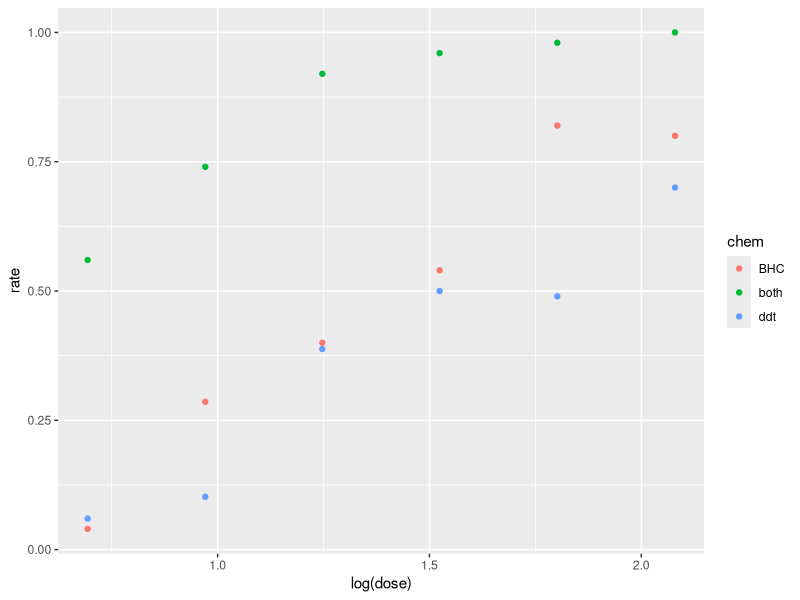
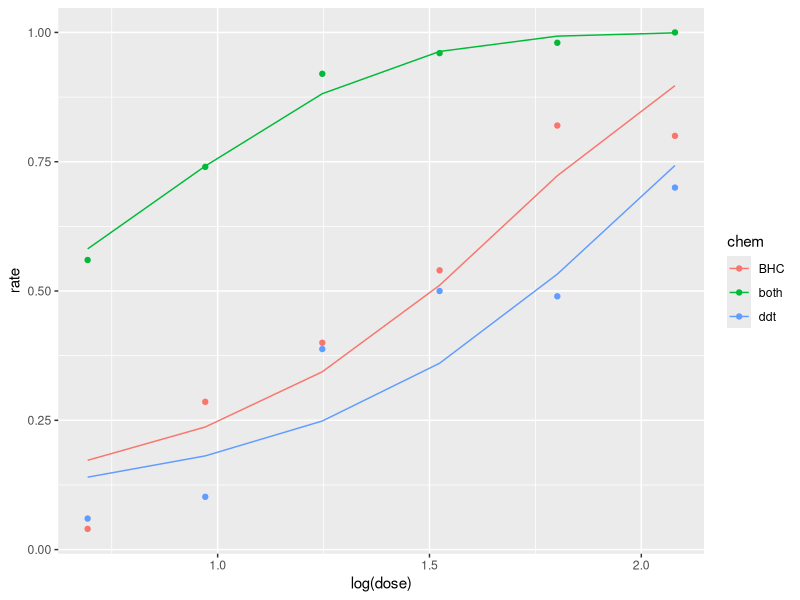

Source code (R) for these figures, in order:
## ---- chunk 1
knitr::opts_chunk$set(echo = TRUE)
library(tidyverse)
## ---- chunk 2

df <- data.frame(dose = c(2.00, 2.64, 3.48, 4.59, 6.06, 8.00), 
                 ddt = c(3/50, 5/49, 19/49, 19/38, 24/49, 35/50), 
                 BHC = c(2/50, 14/49, 20/50, 27/50, 41/50, 40/50), 
                 both = c(28/50, 37/50, 46/50, 48/50, 49/50, 50/50)
                 )

df <- df %>% 
  pivot_longer(!dose, names_to = "chem", values_to = "rate")

df <- df %>% 
  mutate(
    dead = c(3, 2, 28, 5, 14, 37, 19, 20, 46, 19, 27, 48, 24, 41, 49, 35, 40, 50), 
    tot = c(50, 50, 50, 49, 49, 50, 49, 50, 50, 38, 50, 50, 49, 50, 50, 50, 50, 50), 
    alive = tot-dead
  ) 


## ---- chunk 3
ggplot(data=df, aes(x=log(dose), y=rate, color=chem)) + 
  geom_point()
## ---- chunk 4

#data wrangling

#remember that the order of the y matrix matters. c(dead, alive)

logit.y_ddt <- df %>% 
  filter(chem == "ddt") %>% 
  glm(cbind(dead, alive) ~ dose, family=binomial, data=.)

df_ddt <- df %>% 
  filter(chem == "ddt") %>% 
  select(dose) %>% 
  mutate(pred_rate = as.numeric(logit.y_ddt$fit), 
         chem = "ddt")

logit.y_BHC <- df %>% 
  filter(chem == "BHC") %>% 
  glm(cbind(dead, alive) ~ dose, family=binomial, data=.)

df_BHC <- df %>% 
  filter(chem == "BHC") %>% 
  select(dose) %>% 
  mutate(pred_rate = as.numeric(logit.y_BHC$fit), 
         chem = "BHC")

logit.y_both <- df %>% 
  filter(chem == "both") %>% 
  glm(cbind(dead, alive) ~ dose, family=binomial, data=.)

df_both <- df %>% 
  filter(chem == "both") %>% 
  select(dose) %>% 
  mutate(pred_rate = as.numeric(logit.y_both$fit), 
         chem = "both")

#merge the dataframes into df

df_temp <- rbind(df_BHC, df_both, df_ddt)

df <- merge(df, df_temp, by = c("chem", "dose"))

#plot the logistic fitted curves

ggplot(data=df, aes(x=log(dose), y=rate, color=chem)) +
   geom_point() + 
  geom_line(aes(x=log(dose), y=pred_rate, color=chem))

#lines(data$temperature, logit.y$fit)

## ---- chunk 5

df <- df %>% 
  mutate(ldose = log(dose))

logit.y <- df %>% 
  glm(cbind(dead, alive) ~ chem*ldose, family=binomial, data=.)

logit.y_constrain <- df %>% 
  glm(cbind(dead, alive) ~ chem + ldose, family=binomial, data=.)

# Do LRT test for beta_4 and beta_5

anova(logit.y_constrain,logit.y, test = "LRT")

## ---- chunk 6

logit.y_a <- df %>% 
  glm(cbind(dead, alive) ~ chem +ldose, family=binomial, data=.)

logit.y_b <- df %>% 
  glm(cbind(dead, alive) ~ chem +ldose -1, family=binomial, data=.)

logit.y_a
logit.y_b

vcov(logit.y_a)
vcov(logit.y_b)


## ---- chunk 7

mod <- df %>% 
  glm(cbind(dead, alive) ~ chem + ldose-1, family=binomial, data=.)

a_1 <- mod$coefficients[1]   #alpha for BHC
a_2 <- mod$coefficients[2]   #alpha for both
a_3 <- mod$coefficients[3]   #alpha for DDT
b <- mod$coefficients[4]     #beta
V <- vcov(mod)
z <- qnorm(0.95) #for 90# confidence interval

#x_both / x_BHC

theta1 <- exp((a_1-a_2)/b)
g.prime1 <- c(-exp(-(a_1-a_2)/b), exp(-(a_1-a_2)/b), 0,  (a_1-a_2)*exp(-(a_1-a_2)/b)/b^2)
theta.sd1 <- sqrt(g.prime1%*%V%*%g.prime1)

theta1
CI1 <- c(theta1-z*theta.sd1, theta1 +z*theta.sd1)
CI1

#x_both / x_DDT
theta2 <- exp((a_3-a_2)/b)
g.prime2 <- c(0, exp(-(a_3-a_2)/b), -exp(-(a_3-a_2)/b),  (a_3-a_2)*exp(-(a_3-a_2)/b)/b^2)
theta.sd2 <- sqrt(g.prime2%*%V%*%g.prime2)

theta2
CI2 <- c(theta2-z*theta.sd2, theta2 + z*theta.sd2)
CI2
## ---- chunk 8

mod <- df %>% 
  glm(cbind(dead, alive) ~ chem + ldose-1, family=binomial, data=.)

# CI for LD50

a_1 <- mod$coefficients[1]   #alpha for BHC
a_2 <- mod$coefficients[2]   #alpha for both
a_3 <- mod$coefficients[3]   #alpha for DDT
b <- mod$coefficients[4]     #beta
V <- vcov(mod)

#log (x_BHC/x_both) CI

z <- qnorm(0.95) 
tau_1 <- as.numeric(polyroot(c(a_1^2 - 2*a_1*a_2 + a_2^2 -V[1,1]*z^2 - V[2,2]*z^2 + 2*V[1,2]*z^2, 2*b*a_1 -2*b*a_2 -2*V[1,4]*z^2 +2*V[2,4]*z^2, b^2 - V[4,4]*z^2)))  

#transformed interval to get CI for x_BHC/x_both
theta1
tau_1

# log(x_DDT/x_both) CI 

tau_2 <- as.numeric(polyroot(c(a_3^2 - 2*a_3*a_2 + a_2^2 +(-V[3,3] - V[2,2] + 2*V[3,2])*z^2, 2*b*a_3 -2*b*a_2+ (-2*V[3,4] +2*V[2,4])*z^2, b^2 - V[4,4]*z^2)))  

#transformed interval to get CI for x_DDT/x_both
theta2
tau_2

## ---- chunk 9

mod <- df %>% 
  glm(cbind(dead, alive) ~ chem + ldose-1, family=binomial(link="cloglog"), data=.)

a_1 <- mod$coefficients[1]   #alpha for BHC
a_2 <- mod$coefficients[2]   #alpha for both
a_3 <- mod$coefficients[3]   #alpha for DDT
b <- mod$coefficients[4]     #beta
V <- vcov(mod)
z <- qnorm(0.95) #for 90% confidence interval

###Delta method CI

#x_both / x_BHC

theta3 <- exp((a_1-a_2)/b)
g.prime1 <- c(-exp(-(a_1-a_2)/b), exp(-(a_1-a_2)/b), 0,  (a_1-a_2)*exp(-(a_1-a_2)/b)/b^2)
theta.sd1 <- sqrt(g.prime1%*%V%*%g.prime1)

theta3
CI3 <- c(theta1-z*theta.sd1, theta1 +z*theta.sd1)
CI3

#x_both / x_DDT
theta4 <- exp((a_3-a_2)/b)
g.prime2 <- c(0, exp(-(a_3-a_2)/b), -exp(-(a_3-a_2)/b),  (a_3-a_2)*exp(-(a_3-a_2)/b)/b^2)
theta.sd2 <- sqrt(g.prime2%*%V%*%g.prime2)

theta4
CI4 <- c(theta2-z*theta.sd2, theta2 + z*theta.sd2)
CI4

#Fieller's CI

#log (x_BHC/x_both) CI

z <- qnorm(0.95) 
tau_3 <- polyroot(c(a_1^2 - 2*a_1*a_2 + a_2^2 +(-V[1,1] - V[2,2] + 2*V[1,2])*z^2, 2*b*a_1 -2*b*a_2+ (-2*V[1,4] +2*V[2,4])*z^2, b^2 - V[4,4]*z^2))  

#transformed interval to get CI for x_BHC/x_both
theta3
tau_3

# log(x_DDT/x_both) CI 

tau_4 <- polyroot(c(a_3^2 - 2*a_3*a_2 + a_2^2 +(-V[3,3] - V[2,2] + 2*V[3,2])*z^2, 2*b*a_3 -2*b*a_2+ (-2*V[3,4] +2*V[2,4])*z^2, b^2 - V[4,4]*z^2))  

#transformed interval to get CI for x_DDT/x_both
theta4
tau_4
## ---- chunk 10
logit.y <- df %>% 
  glm(cbind(dead, alive) ~ chem*ldose, family=binomial, data=.)

a_2 <- logit.y$coef[1] +logit.y$coef[2]
b_2 <- logit.y$coef[4]+logit.y$coef[5]
V <- vcov(logit.y)
z <- qnorm(0.95)


dose <- exp((log(99) -a_2)/b_2)
dose # Combination dose in terms of mg/10cm^2


theta5 <- (log(99)-a_2)/b_2

g.prime3 <- c(-(1/b_2), -(1/b_2), 0,-((log(99) -a_2)/b_2^2), -((log(99) -a_2)/b_2^2), 0)

theta.sd3 <- sqrt(g.prime3%*%V%*%g.prime3)

CI <- c(theta3-z*theta.sd3, theta3 +z*theta.sd3) #for ldose

theta5
CI5 <- exp(CI) #cI for dose
CI5

